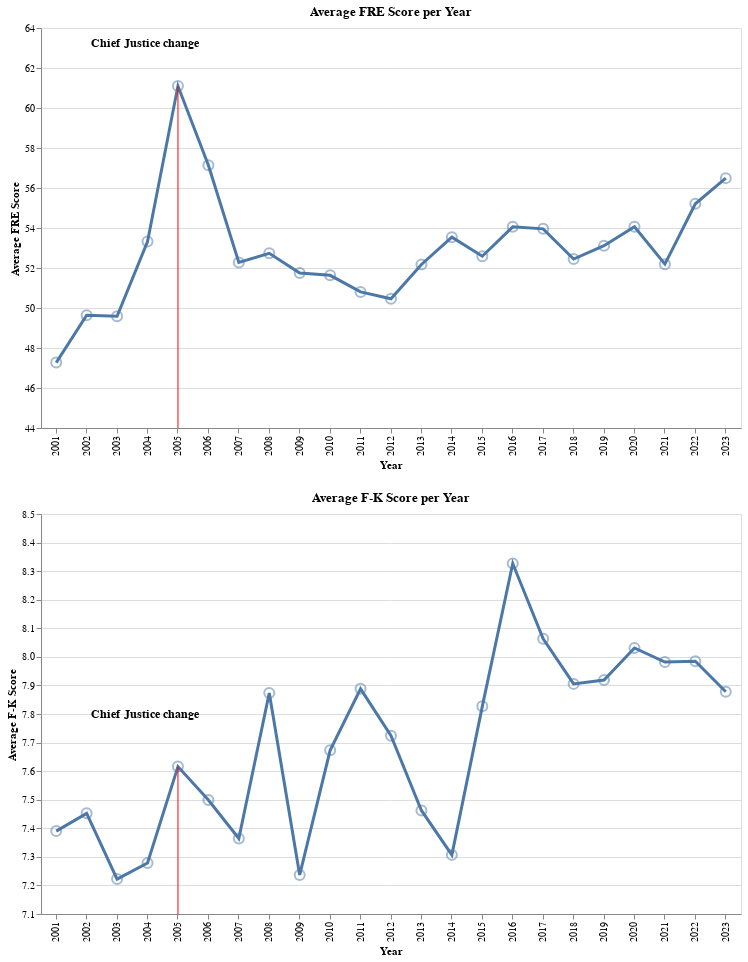

The notebook cell this image was saved under:
### Markdown cell above
### Data Exploration

First, we decided to get an overall view of readability over time.  We used average readability and the year the decisions were made to create a simple initial overview of what readability looks like in general.

### Code cell
# Code for first chart of Average Readability over Time
# Create line chart for F-K scores
import pandas as pd
import altair as alt

avg_scores = long_df.groupby('Year').agg({'F-K Score': 'mean', 'FRE Score': 'mean'}).reset_index()

# Create the nearest selection
nearest = alt.selection_point(on='mouseover', nearest=True, empty='none', fields=['Year'])

# Calculate the y-axis range for F-K scores
fk_min = avg_scores['F-K Score'].min()
fk_max = avg_scores['F-K Score'].max()
fk_range = [fk_min - (fk_max - fk_min) * 0.1, fk_max + (fk_max - fk_min) * 0.1]

# Create line chart for F-K scores
fk_line = alt.Chart(avg_scores).mark_line(strokeWidth=3).encode(
    x=alt.X('Year:O', title='Year'),
    y=alt.Y('F-K Score:Q', title='Average F-K Score', scale=alt.Scale(domain=fk_range))
)

# Create scatter plot for F-K scores with points
fk_points = alt.Chart(avg_scores).mark_point(size=100).encode(
    x=alt.X('Year:O', title='Year'),
    y=alt.Y('F-K Score:Q', title='Average F-K Score', scale=alt.Scale(domain=fk_range)),
    tooltip=[
        alt.Tooltip('Year:O', title='Year'),
        alt.Tooltip('F-K Score:Q', title='Average F-K Score')
    ],
    opacity=alt.condition(nearest, alt.value(1), alt.value(0.5))
).add_params(
    nearest
)

# Combine the line chart and points for F-K chart
fk_chart = alt.layer(fk_line, fk_points).properties(
    title='Average F-K Score per Year',
    width=700,
    height=400
)

# Calculate the y-axis range for FRE scores
fre_min = avg_scores['FRE Score'].min()
fre_max = avg_scores['FRE Score'].max()
fre_range = [fre_min - (fre_max - fre_min) * 0.1, fre_max + (fre_max - fre_min) * 0.1]

# Create line chart for FRE scores
fre_line = alt.Chart(avg_scores).mark_line(strokeWidth=3).encode(
    x=alt.X('Year:O', title='Year'),
    y=alt.Y('FRE Score:Q', title='Average FRE Score', scale=alt.Scale(domain=fre_range))
)

# Create scatter plot for FRE scores with points
fre_points = alt.Chart(avg_scores).mark_point(size=100).encode(
    x=alt.X('Year:O', title='Year'),
    y=alt.Y('FRE Score:Q', title='Average FRE Score', scale=alt.Scale(domain=fre_range)),
    tooltip=[
        alt.Tooltip('Year:O', title='Year'),
        alt.Tooltip('FRE Score:Q', title='Average FRE Score')
    ],
    opacity=alt.condition(nearest, alt.value(1), alt.value(0.5))
).add_params(
    nearest
)

# Combine
fre_chart = alt.layer(fre_line, fre_points).properties(
    title='Average FRE Score per Year',
    width=700,
    height=400
)

# Create an annotation for the year 2005
annotation_fk = alt.Chart(pd.DataFrame({'Year': [2005], 'F-K Score': [avg_scores.loc[avg_scores['Year'] == 2005, 'F-K Score'].values[0]]})).mark_text(
    align='left', dx=-300, dy=0, fontSize=12, fontWeight='bold', text='Chief Justice change'
)

annotation_fre = alt.Chart(pd.DataFrame({'Year': [2005], 'FRE Score': [avg_scores.loc[avg_scores['Year'] == 2005, 'FRE Score'].values[0]]})).mark_text(
    align='left', dx=-300, dy=-185, fontSize=12, fontWeight='bold', text='Chief Justice change'
)

# Add an arrow pointing to 2005 in the F-K chart
arrow_fk = alt.Chart(pd.DataFrame({'Year': [2005], 'F-K Score': [avg_scores.loc[avg_scores['Year'] == 2005, 'F-K Score'].values[0]]})).mark_rule(color='red').encode(
    x='Year:O',
    y='F-K Score:Q'
)

# Add an arrow pointing to 2005 in the FRE chart
arrow_fre = alt.Chart(pd.DataFrame({'Year': [2005], 'FRE Score': [avg_scores.loc[avg_scores['Year'] == 2005, 'FRE Score'].values[0]]})).mark_rule(color='red').encode(
    x='Year:O',
    y='FRE Score:Q'
)

# Combine the annotation and arrows with the existing charts
fre_chart = alt.layer(fre_line, fre_points, arrow_fre, annotation_fre).properties(
    title='Average FRE Score per Year',
    width=700,
    height=400
)

fk_chart = alt.layer(fk_line, fk_points, arrow_fk, annotation_fk).properties(
    title='Average F-K Score per Year',
    width=700,
    height=400
)

# Display
fre_chart & fk_chart

### Figure 1 — Vega-Lite specification as saved in the notebook (floating-point values rounded to 4 significant figures)
{"config": {"view": {"continuousWidth": 300, "continuousHeight": 300}}, "vconcat": [{"layer": [{"data": {"name": "data-b72d4ccd9d2729b6c01611ac34e2286a"}, "mark": {"type": "line", "strokeWidth": 3}, "encoding": {"x": {"field": "Year", "title": "Year", "type": "ordinal"}, "y": {"field": "FRE Score", "scale": {"domain": [45.89, 62.48]}, "title": "Average FRE Score", "type": "quantitative"}}}, {"data": {"name": "data-b72d4ccd9d2729b6c01611ac34e2286a"}, "mark": {"type": "point", "size": 100}, "encoding": {"opacity": {"condition": {"param": "param_1", "value": 1, "empty": false}, "value": 0.5}, "tooltip": [{"field": "Year", "title": "Year", "type": "ordinal"}, {"field": "FRE Score", "title": "Average FRE Score", "type": "quantitative"}], "x": {"field": "Year", "title": "Year", "type": "ordinal"}, "y": {"field": "FRE Score", "scale": {"domain": [45.89, 62.48]}, "title": "Average FRE Score", "type": "quantitative"}}, "name": "view_3"}, {"data": {"name": "data-014cecd51250a96b6ece4ed44c3406e2"}, "mark": {"type": "rule", "color": "red"}, "encoding": {"x": {"field": "Year", "type": "ordinal"}, "y": {"field": "FRE Score", "type": "quantitative"}}}, {"data": {"name": "data-014cecd51250a96b6ece4ed44c3406e2"}, "mark": {"type": "text", "align": "left", "dx": -300, "dy": -185, "fontSize": 12, "fontWeight": "bold", "text": "Chief Justice change"}}], "height": 400, "title": "Average FRE Score per Year", "width": 700}, {"layer": [{"data": {"name": "data-b72d4ccd9d2729b6c01611ac34e2286a"}, "mark": {"type": "line", "strokeWidth": 3}, "encoding": {"x": {"field": "Year", "title": "Year", "type": "ordinal"}, "y": {"field": "F-K Score", "scale": {"domain": [7.112, 8.437]}, "title": "Average F-K Score", "type": "quantitative"}}}, {"data": {"name": "data-b72d4ccd9d2729b6c01611ac34e2286a"}, "mark": {"type": "point", "size": 100}, "encoding": {"opacity": {"condition": {"param": "param_1", "value": 1, "empty": false}, "value": 0.5}, "tooltip": [{"field": "Year", "title": "Year", "type": "ordinal"}, {"field": "F-K Score", "title": "Average F-K Score", "type": "quantitative"}], "x": {"field": "Year", "title": "Year", "type": "ordinal"}, "y": {"field": "F-K Score", "scale": {"domain": [7.112, 8.437]}, "title": "Average F-K Score", "type": "quantitative"}}, "name": "view_4"}, {"data": {"name": "data-0be5a4c694a8874ca5db4b50e5835d2c"}, "mark": {"type": "rule", "color": "red"}, "encoding": {"x": {"field": "Year", "type": "ordinal"}, "y": {"field": "F-K Score", "type": "quantitative"}}}, {"data": {"name": "data-0be5a4c694a8874ca5db4b50e5835d2c"}, "mark": {"type": "text", "align": "left", "dx": -300, "dy": 0, "fontSize": 12, "fontWeight": "bold", "text": "Chief Justice change"}}], "height": 400, "title": "Average F-K Score per Year", "width": 700}], "params": [{"name": "param_1", "select": {"type": "point", "fields": ["Year"], "nearest": true, "on": "mouseover"}, "views": ["view_3", "view_4"]}], "$schema": "https://vega.github.io/schema/vega-lite/v5.8.0.json", "datasets": {"data-b72d4ccd9d2729b6c01611ac34e2286a": [{"Year": 2001, "F-K Score": 7.39, "FRE Score": 47.27}, {"Year": 2002, "F-K Score": 7.452, "FRE Score": 49.64}, {"Year": 2003, "F-K Score": 7.222, "FRE Score": 49.59}, {"Year": 2004, "F-K Score": 7.279, "FRE Score": 53.32}, {"Year": 2005, "F-K Score": 7.616, "FRE Score": 61.1}, {"Year": 2006, "F-K Score": 7.499, "FRE Score": 57.13}, {"Year": 2007, "F-K Score": 7.364, "FRE Score": 52.28}, {"Year": 2008, "F-K Score": 7.874, "FRE Score": 52.73}, {"Year": 2009, "F-K Score": 7.237, "FRE Score": 51.75}, {"Year": 2010, "F-K Score": 7.673, "FRE Score": 51.63}, {"Year": 2011, "F-K Score": 7.888, "FRE Score": 50.81}, {"Year": 2012, "F-K Score": 7.724, "FRE Score": 50.46}, {"Year": 2013, "F-K Score": 7.462, "FRE Score": 52.18}, {"Year": 2014, "F-K Score": 7.307, "FRE Score": 53.54}, {"Year": 2015, "F-K Score": 7.827, "FRE Score": 52.59}, {"Year": 2016, "F-K Score": 8.327, "FRE Score": 54.06}, {"Year": 2017, "F-K Score": 8.063, "FRE Score": 53.96}, {"Year": 2018, "F-K Score": 7.905, "FRE Score": 52.45}, {"Year": 2019, "F-K Score": 7.919, "FRE Score": 53.11}, {"Year": 2020, "F-K Score": 8.031, "FRE Score": 54.06}, {"Year": 2021, "F-K Score": 7.982, "FRE Score": 52.19}, {"Year": 2022, "F-K Score": 7.985, "FRE Score": 55.21}, {"Year": 2023, "F-K Score": 7.878, "FRE Score": 56.49}], "data-014cecd51250a96b6ece4ed44c3406e2": [{"Year": 2005, "FRE Score": 61.1}], "data-0be5a4c694a8874ca5db4b50e5835d2c": [{"Year": 2005, "F-K Score": 7.616}]}}
